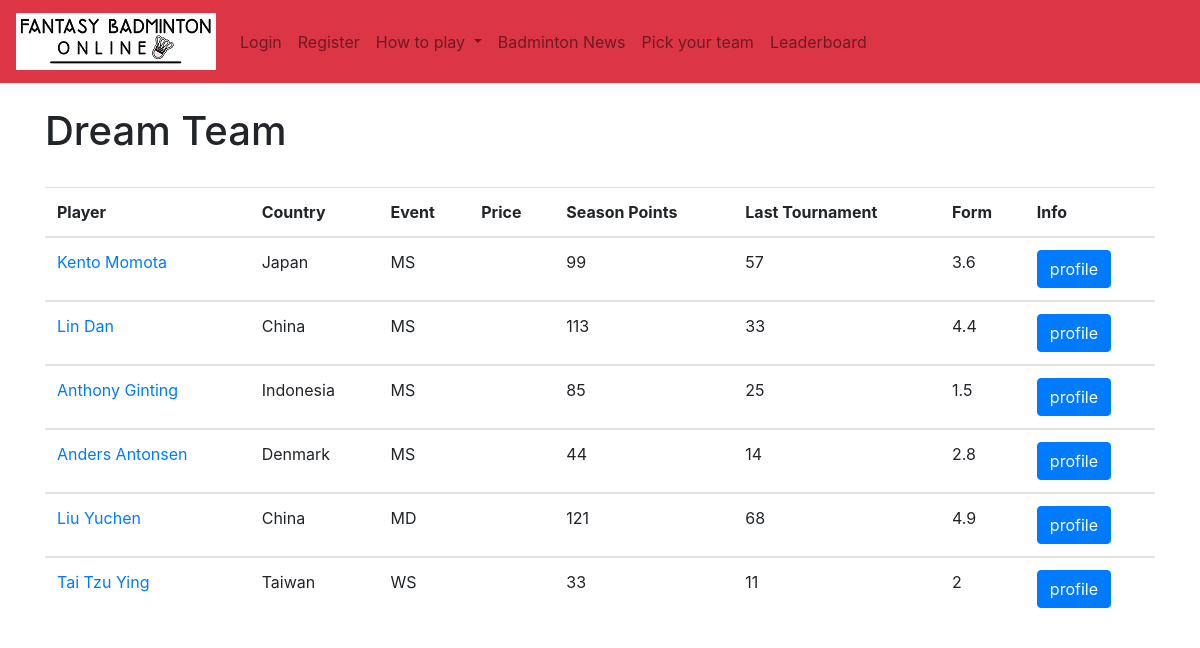
/fantasy_player_ranking/, run on an earlier commit of the app's database.
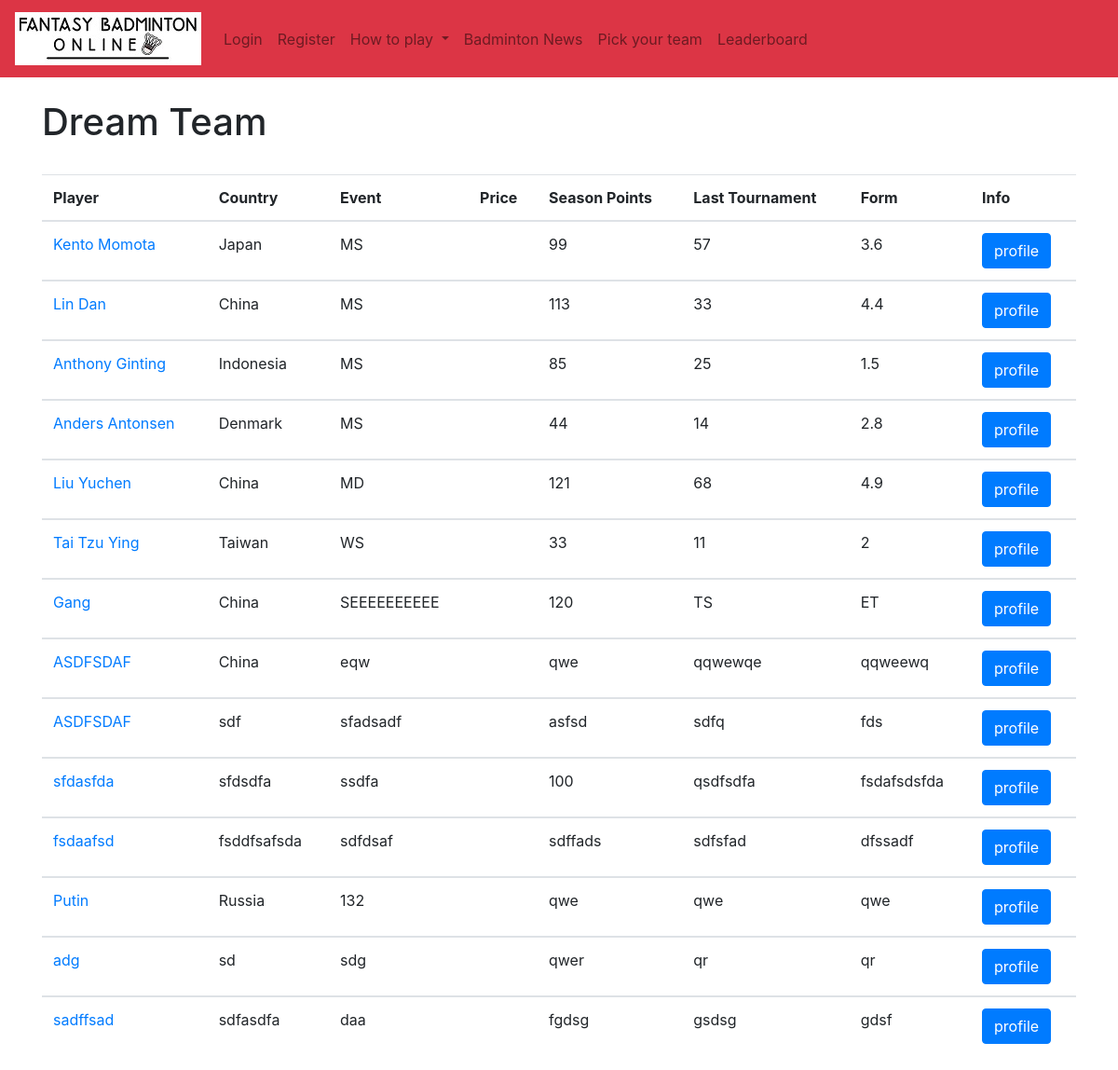
And on a later commit of the database.
### authenticate/models.py (models this page shows, shortened)
class Ranking(models.Model):
	rank = models.IntegerField(default=10)
	name = models.CharField(max_length=50)
	country = models.CharField(max_length=50)
	cost = models.FloatField(default=10) # price is a number, defaults to 10. You can set it up in the admin panel
	event = models.CharField(max_length=50)
	score = models.IntegerField(default=0)
	last = models.CharField(max_length=50)
	form = models.CharField(max_length=50)
	results = models.CharField(max_length=50)
	status = models.CharField(max_length=50)
	game8 = models.CharField(max_length=50)
	match8 = models.CharField(max_length=50)
	player = models.SlugField()
	picture = models.ImageField(default='default.png', blank=True)
	playing = models.BooleanField(default=True)
	current_tournament_score = models.IntegerField(default=10)
	last_tournament_score = models.IntegerField(default=10)

### authenticate/views.py (the view)
# urls.py: path('fantasy_player_ranking/', views.fantasy_player_ranking, name='fantasy_player_ranking'),
def fantasy_player_ranking(request):
	all_ranking = Ranking.objects.all()
	return render(request, 'authenticate/fantasy_player_ranking.html', {'all_ranking': all_ranking })

### authenticate/templates/authenticate/fantasy_player_ranking.html (shortened to what this page needs)
{% extends 'authenticate/base.html' %}
{% load static %}
{% block content %}
<h1> Dream Team </h1>
<br/>
<table class="table table-hover" id="player_table">
	<thead>
		<tr>
			<th scope="col">Player</th>
			<th scope="col">Country</th>
			<th scope="col">Event</th>
			<th scope="col">Price</th>
			<th scope="col">Season Points</th>
			<th scope="col">Last Tournament</th>
			<th scope="col">Form</th>
			<th scope="col">Info</th>
		</tr>
	</thead>
{% for things in all_ranking %}
	<tbody>
		<tr>
			<td><a href="{% url 'player_profile' player=things.player %}">{{ things.name }}</a></td>
			<td>{{ things.country }}</td>
			<td>{{ things.event }}</td>
			<td>{{ things.price }}</td>
			<td>{{ things.score }}</td>
			<td>{{ things.last }}</td>
			<td>{{ things.form }}</td>
			<td><button type="button" class="btn btn-primary" data-toggle="modal" data-target="#exampleModalLong">profile</button></td>
		</tr>
	</tbody>
{% endfor %}
</table>
{% endblock %}

### authenticate/templates/authenticate/base.html (shortened to what this page needs)
{% load static %}
<!doctype html>
<html lang="en">
  <head>
    <link rel="stylesheet" href="https://stackpath.bootstrapcdn.com/bootstrap/4.2.1/css/bootstrap.min.css">
    <link rel="stylesheet" type="text/css" href="https://cdn.datatables.net/v/dt/dt-1.10.18/af-2.3.3/b-1.5.6/b-colvis-1.5.6/b-flash-1.5.6/cr-1.5.0/fh-3.1.4/kt-2.5.0/r-2.2.2/rg-1.1.0/rr-1.2.4/sc-2.0.0/sl-1.3.0/datatables.min.css"/>
  </head>
  <body>
    <nav class="navbar navbar-expand-lg navbar-light bg-danger">
  <a class="navbar-brand" href="{% url 'home' %}"><img src="{% static 'images/logo.jpg' %}"/></a>
  <div class="collapse navbar-collapse" id="navbarSupportedContent">
    <ul class="navbar-nav mr-auto">
      {% if user.is_authenticated %}
        <li class="nav-item">
          <a class="nav-link" href="{% url 'logout' %}">Logout</a>
        </li>
        <li class="nav-item">
          <a class="nav-link" href="{% url 'edit_profile' %}">Edit Profile</a>
        </li>
      {% else %}
        <li class="nav-item">
          <a class="nav-link" href="{% url 'login' %}">Login</a>
        </li>
        <li class="nav-item">
          <a class="nav-link" href="{% url 'register' %}">Register</a>
        </li>
      {% endif %}
      <li class="nav-item dropdown">
        <a class="nav-link dropdown-toggle" href="#" id="navbarDropdown" role="button" data-toggle="dropdown" aria-haspopup="true" aria-expanded="false">
          How to play
        </a>
      </li>
      <li class="nav-item">
        <a class="nav-link" href="{% url 'news' %}">Badminton News</a>
      </li>
      <li class="nav-item">
        <a class="nav-link" href="{% url 'transfers' %}">Pick your team</a>
      </li>
      <li class="nav-item">
        <a class="nav-link" href="{% url 'leaderboard' %}">Leaderboard</a>
      </li
    </ul>
  </div>
</nav>
    <br/>
    <div class="container">
      {% block content %}
      {% endblock %}
    </div>
  </body>
</html>

What changed in the data, as far as the page shows it:
added Ranking: name "Gang", country "China", event "SEEEEEEEEEE", score "120", last "TS", form "ET"
added Ranking: name "ASDFSDAF", country "China", event "eqw", score "qwe", last "qqwewqe", form "qqweewq"
added Ranking: name "ASDFSDAF", country "sdf", event "sfadsadf", score "asfsd", last "sdfq", form "fds"
added Ranking: name "sfdasfda", country "sfdsdfa", event "ssdfa", score "100", last "qsdfsdfa", form "fsdafsdsfda"
added Ranking: name "fsdaafsd", country "fsddfsafsda", event "sdfdsaf", score "sdffads", last "sdfsfad", form "dfssadf"
added Ranking: name "Putin", country "Russia", event "132", score "qwe", last "qwe", form "qwe"
added Ranking: name "adg", country "sd", event "sdg", score "qwer", last "qr", form "qr"
added Ranking: name "sadffsad", country "sdfasdfa", event "daa", score "fgdsg", last "gsdsg", form "gdsf"
